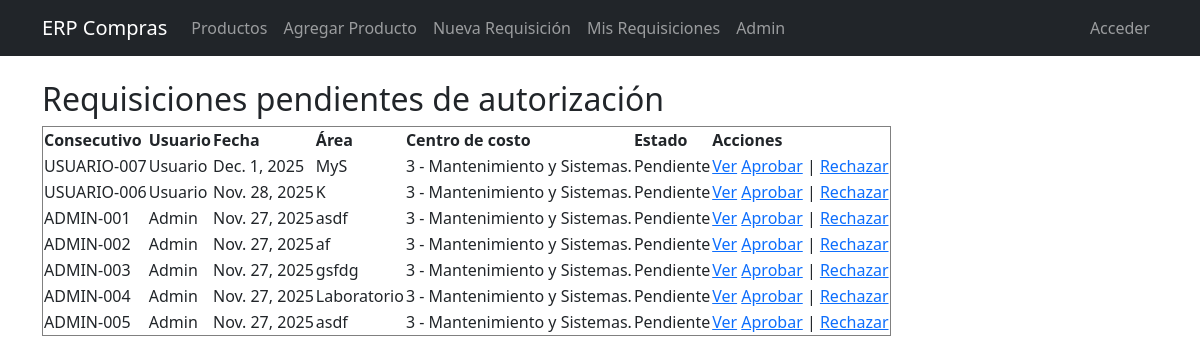
The app's page /requisiciones/pendientes/ (signed in) with its own data.
### compras/models.py (models this page shows, shortened)
class Requisicion(models.Model):
    ESTADOS = [
        ("PENDIENTE", "Pendiente"),
        ("APROBADA", "Aprobada"),
        ("RECHAZADA", "Rechazada"),
    ]
    usuario = models.ForeignKey(User, on_delete=models.CASCADE)
    fecha = models.DateField(auto_now_add=True)
    descripcion = models.CharField(max_length=200, blank=True)
    area = models.CharField(max_length=100)
    centro_costo = models.ForeignKey(CentroCosto, on_delete=models.CASCADE, null=True, blank=True)
    consecutivo = models.CharField(max_length=50, blank=True)
    estado = models.CharField(max_length=10, choices=ESTADOS, default="PENDIENTE")
    fecha_autorizacion = models.DateField(blank=True, null=True)

class CentroCosto(models.Model):
    nombre = models.CharField(max_length=100)
    def __str__(self):
        return self.nombre

### compras/views.py (the view)
# urls.py: path('requisiciones/pendientes/', views.requisiciones_pendientes, name='requisiciones_pendientes'),
@login_required
@user_passes_test(es_compras)
def requisiciones_pendientes(request):
    requisiciones = Requisicion.objects.filter(estado="PENDIENTE").order_by('-fecha')
    return render(request, 'compras/requisiciones_pendientes.html', {'requisiciones': requisiciones})

### compras/views.py (called while the page is built)
def es_compras(user):
    return user.groups.filter(name='Compras').exists() or user.is_superuser

### compras/templates/compras/requisiciones_pendientes.html (shortened to what this page needs)
{% extends "compras/base.html" %}
{% block content %}
<h2>Requisiciones pendientes de autorización</h2>
<table border="1">
    <tr>
        <th>Consecutivo</th>
        <th>Usuario</th>
        <th>Fecha</th>
        <th>Área</th>
        <th>Centro de costo</th>
        <th>Estado</th>
        <th>Acciones</th>
    </tr>
    {% for req in requisiciones %}
    <tr>
        <td>{{ req.consecutivo }}</td>
        <td>{{ req.usuario.username }}</td>
        <td>{{ req.fecha }}</td>
        <td>{{ req.area }}</td>
        <td>{{ req.centro_costo }}</td>
        <td>{{ req.get_estado_display }}</td>
        <td>
            <a href="{% url 'detalle_requisicion' req.id %}">Ver</a>
            {% if req.estado == "PENDIENTE" %}
                <a href="{% url 'aprobar_requisicion' req.id %}">Aprobar</a> |
                <a href="{% url 'rechazar_requisicion' req.id %}">Rechazar</a>
            {% elif req.estado == "APROBADA" %}
                <a href="{% url 'generar_orden_de_requisicion' req.id %}">Generar OC</a>
            {% else %}
                -
            {% endif %}
        </td>
    </tr>
    {% empty %}
    <tr>
        <td colspan="6">No hay requisiciones pendientes.</td>
    </tr>
    {% endfor %}
</table>
{% endblock %}

### records on screen
Requisicion: consecutivo "USUARIO-007", usuario.username "Usuario", fecha "Dec. 1, 2025", area "MyS", centro_costo "3 - Mantenimiento y Sistemas.", estado "Pendiente", shows "Aprobar"
Requisicion: consecutivo "USUARIO-006", usuario.username "Usuario", fecha "Nov. 28, 2025", area "K", centro_costo "3 - Mantenimiento y Sistemas.", estado "Pendiente", shows "Aprobar"
Requisicion: consecutivo "ADMIN-001", usuario.username "Admin", fecha "Nov. 27, 2025", area "asdf", centro_costo "3 - Mantenimiento y Sistemas.", estado "Pendiente", shows "Aprobar"
Requisicion: consecutivo "ADMIN-002", usuario.username "Admin", fecha "Nov. 27, 2025", area "af", centro_costo "3 - Mantenimiento y Sistemas.", estado "Pendiente", shows "Aprobar"
Requisicion: consecutivo "ADMIN-003", usuario.username "Admin", fecha "Nov. 27, 2025", area "gsfdg", centro_costo "3 - Mantenimiento y Sistemas.", estado "Pendiente", shows "Aprobar"
Requisicion: consecutivo "ADMIN-004", usuario.username "Admin", fecha "Nov. 27, 2025", area "Laboratorio", centro_costo "3 - Mantenimiento y Sistemas.", estado "Pendiente", shows "Aprobar"
Requisicion: consecutivo "ADMIN-005", usuario.username "Admin", fecha "Nov. 27, 2025", area "asdf", centro_costo "3 - Mantenimiento y Sistemas.", estado "Pendiente", shows "Aprobar"
